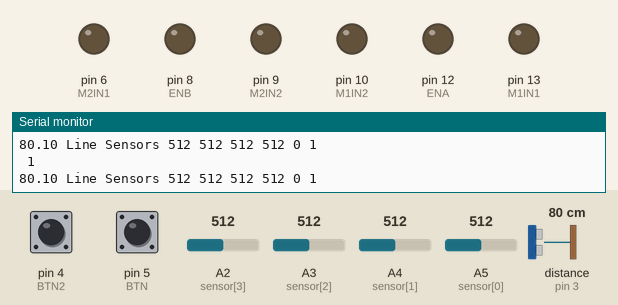
Bench run of a sketch on a simulated Arduino Uno, built with avr-gcc and run on an emulated ATmega328P. Parts: output pins drawn as LEDs (lit = HIGH), the last lines printed to the serial monitor. Wiring (inferred from the names in the program): ultrasonic range finder: trigger pin 2; echo pin 3. The test bench sets the inputs (shaded band); at power-on: pin 5 (BTN) HIGH, pin 4 (BTN2) HIGH, A2 (sensor[3]) = 512, A3 (sensor[2]) = 512, A4 (sensor[1]) = 512, A5 (sensor[0]) = 512, distance to the obstacle (sensor on pin 3) 80 cm. The echo pulse lasts 58.3 µs per cm; pins used as bus, display or sensor lines are not drawn.

Above: at 1.2 s.
1.3 s: pin 5 (BTN) pulled LOW for 1 s
At 2.1 s:
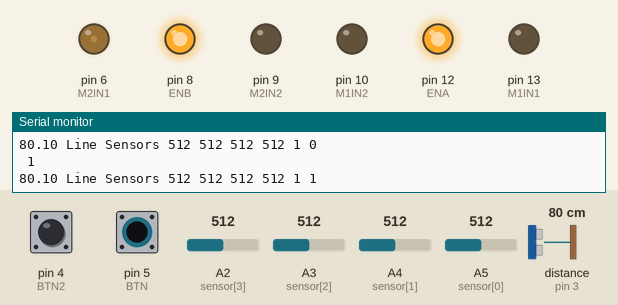
3.8 s: pin 5 (BTN) pulled LOW for 0.15 s
At 4.3 s:
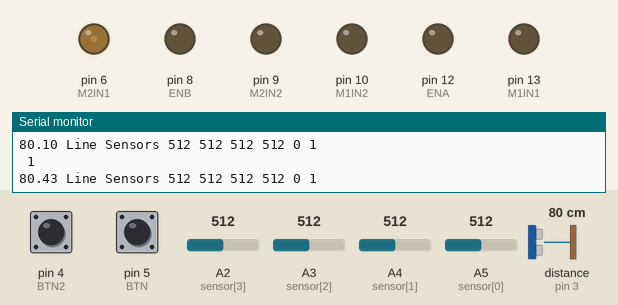
5.4 s: pin 5 (BTN) pulled LOW for 3.2 s
At 6.9 s:
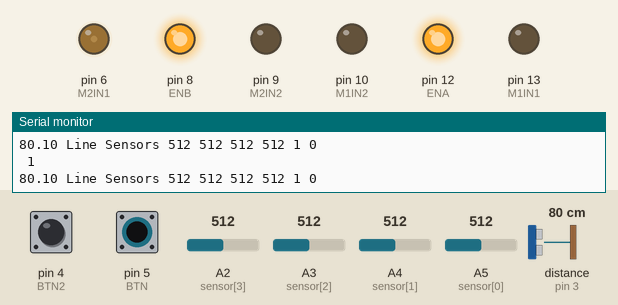
Timing chart, 0 to 8.4 s (numbered marks = the images above; inputs shaded):
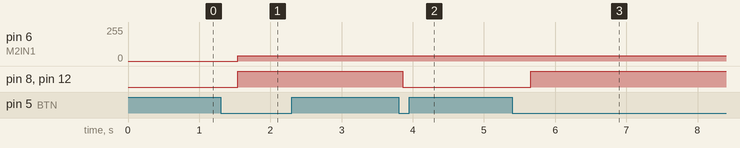

The sketch:

Arduino_Mega_Ultrasonic_Sensor_Check.ino
```cpp
#define ECHOPIN 3        // Pin to receive echo pulse

#define TRIGPIN 2        // Pin to send trigger pulse

#define ENA 12
#define ENB 8

#define M1IN1 13
#define M1IN2 10

#define M2IN1 6
#define M2IN2 9

#define BTN 5
#define BTN2 4

int sensor[4] = {A5, A4, A3, A2};

/*
 * setup function
 * Initialize the serial line (D0 & D1) at 115200.
 * Then set the pin defined to receive echo in INPUT
 * and the pin to trigger to OUTPUT.
 */

int x = 0;
int lastButtonState = 0;
int buttonState = 0;

void setup()
{
  Serial.begin(115200);
  pinMode(ECHOPIN, INPUT);
  pinMode(TRIGPIN, OUTPUT);
  for(int i = 0; i < 4; i++)
    pinMode(sensor[i], INPUT);

  pinMode(ENA, OUTPUT);
  pinMode(ENB, OUTPUT);
  pinMode(M1IN1, OUTPUT);
  pinMode(M1IN2, OUTPUT);
  pinMode(M2IN1, OUTPUT);
  pinMode(M2IN2, OUTPUT);

  pinMode(BTN, INPUT_PULLUP);
  pinMode(BTN2, INPUT_PULLUP);

  lastButtonState = digitalRead(BTN);
}

/*
 * loop function.
 *
 */
void loop()
{
  // Start Ranging
  digitalWrite(TRIGPIN, LOW);
  delayMicroseconds(2);
  digitalWrite(TRIGPIN, HIGH);
  delayMicroseconds(10);
  digitalWrite(TRIGPIN, LOW);
  // Compute distance
  float distance = pulseIn(ECHOPIN, HIGH);
  distance= distance/58;
  Serial.print(distance);
  Serial.print(" Line Sensors ");
  for(int i = 0; i < 4; i++){
    Serial.print(analogRead(sensor[i]));
    Serial.print(" ");
  }
  Serial.print("");
  delay(200);

  Start();

  if(x){
    digitalWrite(ENA, HIGH);
    analogWrite(M1IN1, 40);
    analogWrite(M1IN2, 0);

    digitalWrite(ENB, HIGH);
    analogWrite(M2IN1, 40);
    analogWrite(M2IN2, 0);
  }else{
    digitalWrite(ENA, LOW);
    digitalWrite(ENB, LOW);
  }

  Serial.print(x); Serial.print(" "); Serial.println(digitalRead(BTN)); Serial.print(" "); Serial.println(digitalRead(BTN2));
}

void Start(void){
  buttonState = digitalRead(BTN);
  if(buttonState != lastButtonState)
    if(buttonState == LOW){
      x = !x;
    }
    lastButtonState = buttonState;
  delay(50);
}
```

Measured:
- after the input at 1.3 s, pin 6 (M2IN1): 0/255 → 40/255 after 0.24 s; pin 8 (ENB), pin 12 (ENA): LOW → HIGH after 0.24 s
- after the input at 3.8 s, pin 8 (ENB), pin 12 (ENA): HIGH → LOW after 0.06 s
- after the input at 5.4 s, pin 8 (ENB), pin 12 (ENA): LOW → HIGH after 0.26 s
